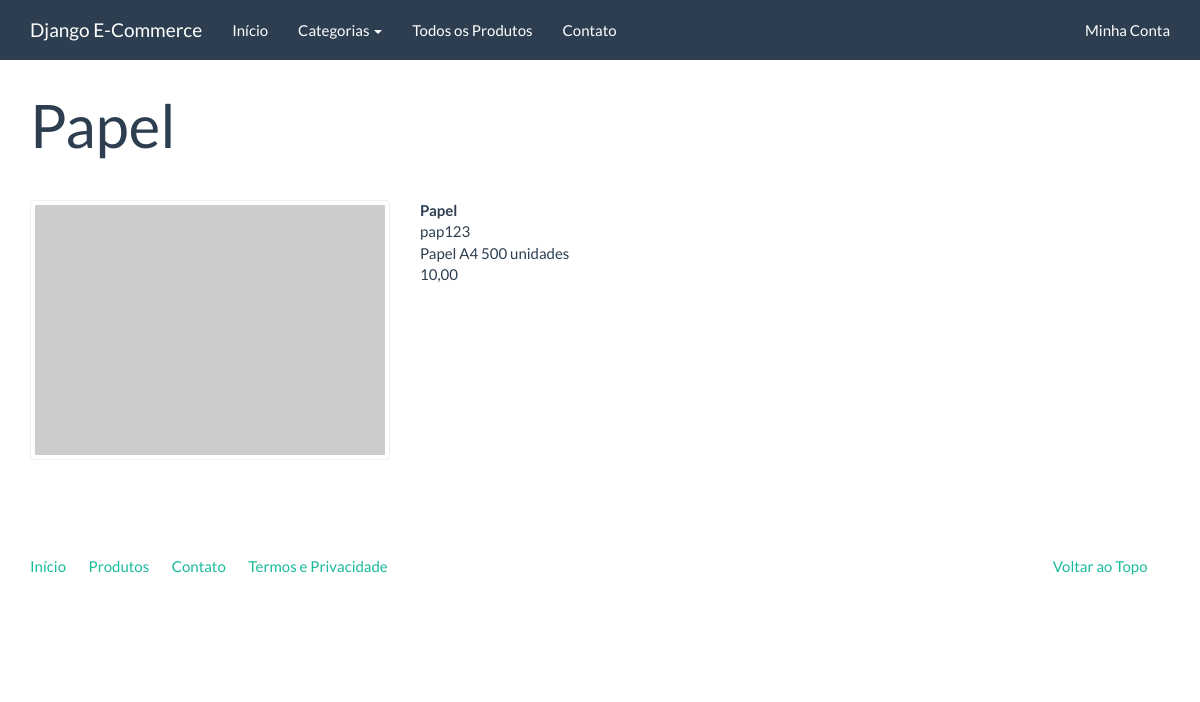
Page /produtos/categoria/pap123 on the committed database.
### catalog/models.py (models this page shows, shortened)
class Product(models.Model):
    name = models.CharField('Nome', max_length=100)
    slug = models.SlugField('Identificador', max_length=100)
    category = models.ForeignKey('catalog.Category', verbose_name='Categoria', on_delete=models.PROTECT)
    description = models.TextField('Descrição', blank=True)
    price = models.DecimalField('Preço', decimal_places=2, max_digits=10)
    created = models.DateTimeField('Criado em', auto_now_add=True)
    modified = models.DateTimeField('modificado em', auto_now=True)
    class Meta:
        verbose_name = 'Produto'
        verbose_name_plural = 'Produtos'
        ordering = ['name']

### catalog/views.py (the view)
# urls.py: path('produtos/categoria/<slug:produto_slug>', produtos_unitario, name='produto_unitario'),
def produtos_unitario(request, produto_slug):
    produto_unitario = Product.objects.get(slug=produto_slug)
    return render(request, 'catalog/product.html', {"produto_unitario": produto_unitario} )

### catalog/context_processors.py (called while the page is built)
def categories(request):
    return {
        'categories': Category.objects.all()
    }

### catalog/models.py (called while the page is built)
    def __str__(self):
        return self.name

### catalog/templates/catalog/product.html (shortened to what this page needs)
{% extends "base.html" %}
{% block container %}
<div class="page-header">
  <h1>{{ produto_unitario.name }}</h1>
</div>
<div class="row">
  <div class="col-sm-4">
      <a href="#" class="thumbnail">
          <img src="http://placehold.it/350x250" alt="" />
      </a>
  </div>
  <div class="col-sm-8">
      <dl>
        <dt>{{ produto_unitario.name }}</dt>
        <dd>{{ produto_unitario.slug }}</dd>
        <dd>{{ produto_unitario.description }}</dd>
        <dd>{{ produto_unitario.price }}</dd>
  </div>
</div>
{% endblock %}

### rows in the picture
Product: name "Papel", slug "pap123", description "Papel A4 500 unidades", price "10,00"
